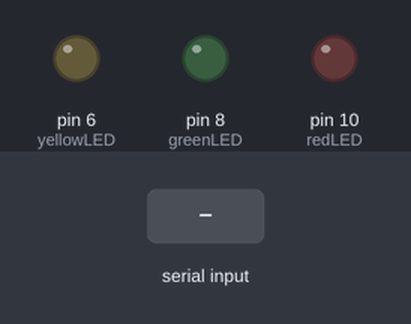
Bench run of a sketch on a simulated Arduino Uno, built with avr-gcc and run on an emulated ATmega328P. Parts: output pins drawn as LEDs (lit = HIGH). The test bench sets the inputs (shaded band).

Above: at 1.2 s.
1.3 s: "r" received over Serial
At 1.6 s:
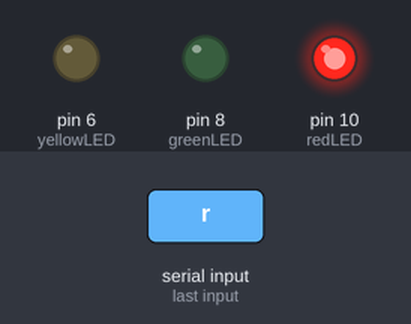
2.8 s: "y" received over Serial
At 3.9 s:
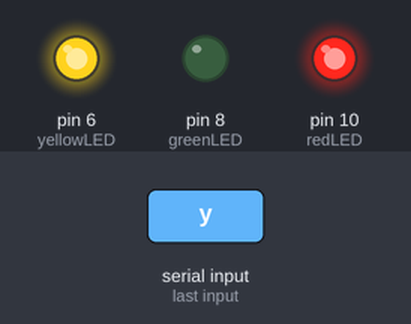
4.3 s: "g" received over Serial
At 5.1 s:
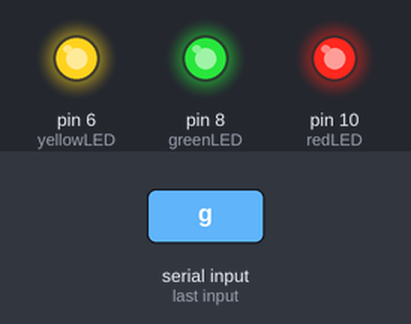
5.8 s: "f" received over Serial
At 6.2 s:
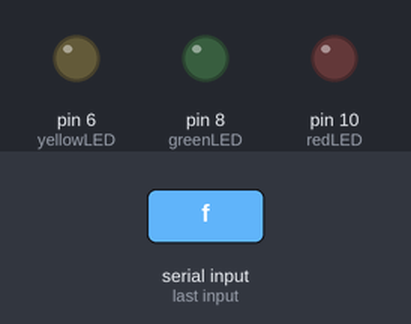
7.3 s: "y" received over Serial
At 8.5 s:
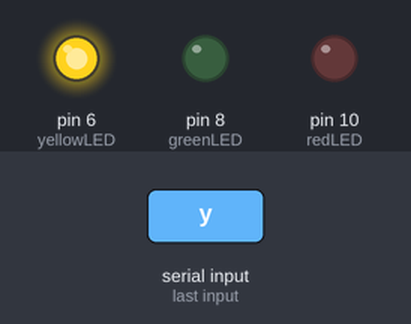
8.8 s: "g" received over Serial
At 9.7 s:
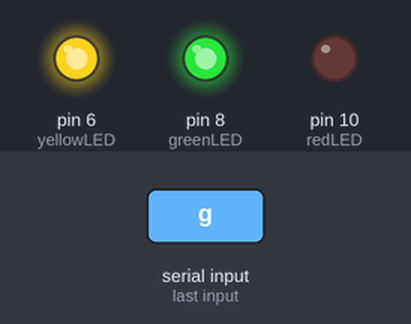
Timing chart, 0 to 11.3 s (numbered marks = the images above; inputs shaded):
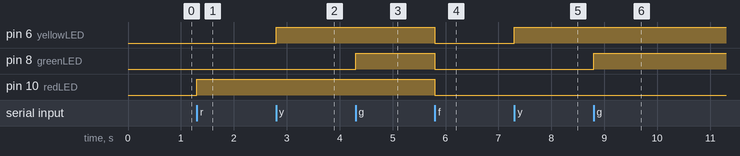

The sketch:

LedControlGUI.ino
```cpp
/*
 * Attempting to connect read from Processing GUI
 * @author Piero Orderique
 *
 *
 */
const int redLED = 10;
const int yellowLED = 6;
const int greenLED = 8;

void setup() {
  pinMode(redLED, OUTPUT);
  pinMode(yellowLED, OUTPUT);
  pinMode(greenLED, OUTPUT);
  Serial.begin(9600);
}

void loop() {

  if(Serial.available()){
    char val = Serial.read(); //reads the character that came in
    if(val == 'r'){ //if r received
     digitalWrite(redLED, HIGH);
    }
    if(val == 'y'){ //if y received
     digitalWrite(yellowLED, HIGH);
    }
    if(val == 'g'){ //if g received
     digitalWrite(greenLED, HIGH);
    }
    if(val == 'f'){ //if f received
      digitalWrite(redLED,LOW);
      digitalWrite(yellowLED,LOW);
      digitalWrite(greenLED,LOW);
    }
  }
}

void blinkAll(){
  digitalWrite(redLED,HIGH);
  digitalWrite(yellowLED,HIGH);
  digitalWrite(greenLED,HIGH);
  delay(500);
  digitalWrite(redLED,LOW);
  digitalWrite(yellowLED,LOW);
  digitalWrite(greenLED,LOW);
  delay(500);
}
```

Measured:
- after the input at 1.3 s, pin 10 (redLED): LOW → HIGH at once
- after the input at 2.8 s, pin 6 (yellowLED): LOW → HIGH at once
- after the input at 4.3 s, pin 8 (greenLED): LOW → HIGH at once
- after the input at 5.8 s, pin 6 (yellowLED), pin 8 (greenLED), pin 10 (redLED): HIGH → LOW at once
- after the input at 7.3 s, pin 6 (yellowLED): LOW → HIGH at once
- after the input at 8.8 s, pin 8 (greenLED): LOW → HIGH at once
